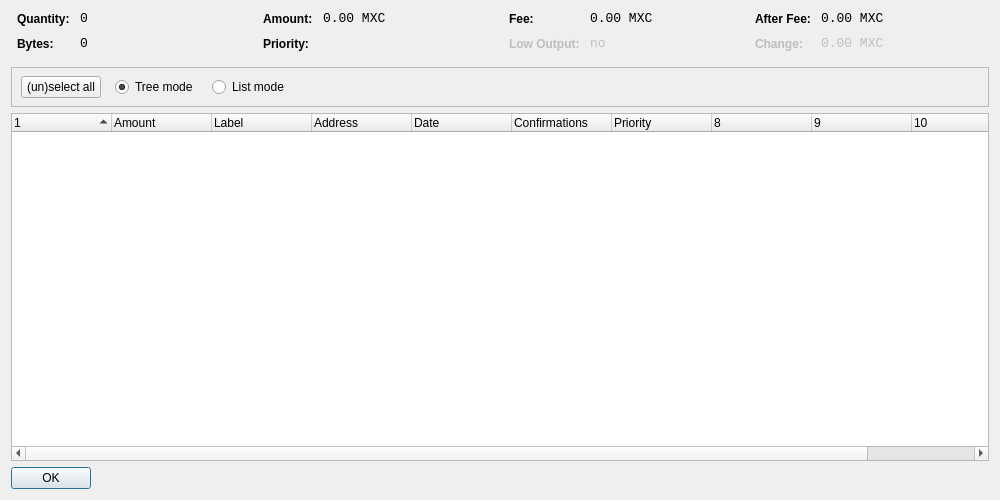
<?xml version="1.0" encoding="UTF-8"?>
<ui version="4.0">
 <class>CoinControlDialog</class>
 <widget class="QDialog" name="CoinControlDialog">
  <property name="geometry">
   <rect>
    <x>0</x>
    <y>0</y>
    <width>1000</width>
    <height>500</height>
   </rect>
  </property>
  <property name="windowTitle">
   <string>Coin Control</string>
  </property>
  <layout class="QVBoxLayout" name="verticalLayout">
   <item>
    <layout class="QHBoxLayout" name="horizontalLayoutTop" stretch="0,0,0,0">
     <property name="topMargin">
      <number>0</number>
     </property>
     <property name="bottomMargin">
      <number>10</number>
     </property>
     <item>
      <layout class="QFormLayout" name="formLayoutCoinControl1">
       <property name="horizontalSpacing">
        <number>10</number>
       </property>
       <property name="verticalSpacing">
        <number>10</number>
       </property>
       <property name="leftMargin">
        <number>6</number>
       </property>
       <property name="rightMargin">
        <number>6</number>
       </property>
       <item row="0" column="0">
        <widget class="QLabel" name="labelCoinControlQuantityText">
         <property name="styleSheet">
          <string notr="true">font-weight:bold;</string>
         </property>
         <property name="text">
          <string>Quantity:</string>
         </property>
        </widget>
       </item>
       <item row="0" column="1">
        <widget class="QLabel" name="labelCoinControlQuantity">
         <property name="font">
          <font>
           <family>Monospace</family>
           <pointsize>10</pointsize>
          </font>
         </property>
         <property name="cursor">
          <cursorShape>IBeamCursor</cursorShape>
         </property>
         <property name="contextMenuPolicy">
          <enum>Qt::ActionsContextMenu</enum>
         </property>
         <property name="text">
          <string notr="true">0</string>
         </property>
         <property name="textInteractionFlags">
          <set>Qt::LinksAccessibleByMouse|Qt::TextSelectableByKeyboard|Qt::TextSelectableByMouse</set>
         </property>
        </widget>
       </item>
       <item row="1" column="0">
        <widget class="QLabel" name="labelCoinControlBytesText">
         <property name="styleSheet">
          <string notr="true">font-weight:bold;</string>
         </property>
         <property name="text">
          <string>Bytes:</string>
         </property>
        </widget>
       </item>
       <item row="1" column="1">
        <widget class="QLabel" name="labelCoinControlBytes">
         <property name="font">
          <font>
           <family>Monospace</family>
           <pointsize>10</pointsize>
          </font>
         </property>
         <property name="cursor">
          <cursorShape>IBeamCursor</cursorShape>
         </property>
         <property name="contextMenuPolicy">
          <enum>Qt::ActionsContextMenu</enum>
         </property>
         <property name="text">
          <string notr="true">0</string>
         </property>
         <property name="textInteractionFlags">
          <set>Qt::LinksAccessibleByMouse|Qt::TextSelectableByKeyboard|Qt::TextSelectableByMouse</set>
         </property>
        </widget>
       </item>
      </layout>
     </item>
     <item>
      <layout class="QFormLayout" name="formLayoutCoinControl2">
       <property name="horizontalSpacing">
        <number>10</number>
       </property>
       <property name="verticalSpacing">
        <number>10</number>
       </property>
       <property name="leftMargin">
        <number>6</number>
       </property>
       <property name="rightMargin">
        <number>6</number>
       </property>
       <item row="0" column="0">
        <widget class="QLabel" name="labelCoinControlAmountText">
         <property name="styleSheet">
          <string notr="true">font-weight:bold;</string>
         </property>
         <property name="text">
          <string>Amount:</string>
         </property>
        </widget>
       </item>
       <item row="0" column="1">
        <widget class="QLabel" name="labelCoinControlAmount">
         <property name="font">
          <font>
           <family>Monospace</family>
           <pointsize>10</pointsize>
          </font>
         </property>
         <property name="cursor">
          <cursorShape>IBeamCursor</cursorShape>
         </property>
         <property name="contextMenuPolicy">
          <enum>Qt::ActionsContextMenu</enum>
         </property>
         <property name="text">
          <string notr="true">0.00 MXC</string>
         </property>
         <property name="textInteractionFlags">
          <set>Qt::LinksAccessibleByMouse|Qt::TextSelectableByKeyboard|Qt::TextSelectableByMouse</set>
         </property>
        </widget>
       </item>
       <item row="1" column="0">
        <widget class="QLabel" name="labelCoinControlPriorityText">
         <property name="styleSheet">
          <string notr="true">font-weight:bold;</string>
         </property>
         <property name="text">
          <string>Priority:</string>
         </property>
        </widget>
       </item>
       <item row="1" column="1">
        <widget class="QLabel" name="labelCoinControlPriority">
         <property name="font">
          <font>
           <family>Monospace</family>
           <pointsize>10</pointsize>
          </font>
         </property>
         <property name="cursor">
          <cursorShape>IBeamCursor</cursorShape>
         </property>
         <property name="contextMenuPolicy">
          <enum>Qt::ActionsContextMenu</enum>
         </property>
         <property name="text">
          <string/>
         </property>
         <property name="textInteractionFlags">
          <set>Qt::LinksAccessibleByMouse|Qt::TextSelectableByKeyboard|Qt::TextSelectableByMouse</set>
         </property>
        </widget>
       </item>
      </layout>
     </item>
     <item>
      <layout class="QFormLayout" name="formLayoutCoinControl3">
       <property name="horizontalSpacing">
        <number>10</number>
       </property>
       <property name="verticalSpacing">
        <number>10</number>
       </property>
       <property name="leftMargin">
        <number>6</number>
       </property>
       <property name="rightMargin">
        <number>6</number>
       </property>
       <item row="0" column="0">
        <widget class="QLabel" name="labelCoinControlFeeText">
         <property name="styleSheet">
          <string notr="true">font-weight:bold;</string>
         </property>
         <property name="text">
          <string>Fee:</string>
         </property>
        </widget>
       </item>
       <item row="0" column="1">
        <widget class="QLabel" name="labelCoinControlFee">
         <property name="font">
          <font>
           <family>Monospace</family>
           <pointsize>10</pointsize>
          </font>
         </property>
         <property name="cursor">
          <cursorShape>IBeamCursor</cursorShape>
         </property>
         <property name="contextMenuPolicy">
          <enum>Qt::ActionsContextMenu</enum>
         </property>
         <property name="text">
          <string notr="true">0.00 MXC</string>
         </property>
         <property name="textInteractionFlags">
          <set>Qt::LinksAccessibleByMouse|Qt::TextSelectableByKeyboard|Qt::TextSelectableByMouse</set>
         </property>
        </widget>
       </item>
       <item row="1" column="0">
        <widget class="QLabel" name="labelCoinControlLowOutputText">
         <property name="enabled">
          <bool>false</bool>
         </property>
         <property name="styleSheet">
          <string notr="true">font-weight:bold;</string>
         </property>
         <property name="text">
          <string>Low Output:</string>
         </property>
        </widget>
       </item>
       <item row="1" column="1">
        <widget class="QLabel" name="labelCoinControlLowOutput">
         <property name="enabled">
          <bool>false</bool>
         </property>
         <property name="font">
          <font>
           <family>Monospace</family>
           <pointsize>10</pointsize>
          </font>
         </property>
         <property name="cursor">
          <cursorShape>IBeamCursor</cursorShape>
         </property>
         <property name="contextMenuPolicy">
          <enum>Qt::ActionsContextMenu</enum>
         </property>
         <property name="text">
          <string notr="true">no</string>
         </property>
         <property name="textInteractionFlags">
          <set>Qt::LinksAccessibleByMouse|Qt::TextSelectableByKeyboard|Qt::TextSelectableByMouse</set>
         </property>
        </widget>
       </item>
      </layout>
     </item>
     <item>
      <layout class="QFormLayout" name="formLayoutCoinControl4">
       <property name="horizontalSpacing">
        <number>10</number>
       </property>
       <property name="verticalSpacing">
        <number>10</number>
       </property>
       <property name="leftMargin">
        <number>6</number>
       </property>
       <property name="rightMargin">
        <number>6</number>
       </property>
       <item row="0" column="0">
        <widget class="QLabel" name="labelCoinControlAfterFeeText">
         <property name="styleSheet">
          <string notr="true">font-weight:bold;</string>
         </property>
         <property name="text">
          <string>After Fee:</string>
         </property>
        </widget>
       </item>
       <item row="0" column="1">
        <widget class="QLabel" name="labelCoinControlAfterFee">
         <property name="font">
          <font>
           <family>Monospace</family>
           <pointsize>10</pointsize>
          </font>
         </property>
         <property name="cursor">
          <cursorShape>IBeamCursor</cursorShape>
         </property>
         <property name="contextMenuPolicy">
          <enum>Qt::ActionsContextMenu</enum>
         </property>
         <property name="text">
          <string notr="true">0.00 MXC</string>
         </property>
         <property name="textInteractionFlags">
          <set>Qt::LinksAccessibleByMouse|Qt::TextSelectableByKeyboard|Qt::TextSelectableByMouse</set>
         </property>
        </widget>
       </item>
       <item row="1" column="0">
        <widget class="QLabel" name="labelCoinControlChangeText">
         <property name="enabled">
          <bool>false</bool>
         </property>
         <property name="styleSheet">
          <string notr="true">font-weight:bold;</string>
         </property>
         <property name="text">
          <string>Change:</string>
         </property>
        </widget>
       </item>
       <item row="1" column="1">
        <widget class="QLabel" name="labelCoinControlChange">
         <property name="enabled">
          <bool>false</bool>
         </property>
         <property name="font">
          <font>
           <family>Monospace</family>
           <pointsize>10</pointsize>
          </font>
         </property>
         <property name="cursor">
          <cursorShape>IBeamCursor</cursorShape>
         </property>
         <property name="contextMenuPolicy">
          <enum>Qt::ActionsContextMenu</enum>
         </property>
         <property name="text">
          <string notr="true">0.00 MXC</string>
         </property>
         <property name="textInteractionFlags">
          <set>Qt::LinksAccessibleByMouse|Qt::TextSelectableByKeyboard|Qt::TextSelectableByMouse</set>
         </property>
        </widget>
       </item>
      </layout>
     </item>
    </layout>
   </item>
   <item>
    <widget class="QFrame" name="frame">
     <property name="minimumSize">
      <size>
       <width>0</width>
       <height>40</height>
      </size>
     </property>
     <property name="frameShape">
      <enum>QFrame::StyledPanel</enum>
     </property>
     <property name="frameShadow">
      <enum>QFrame::Sunken</enum>
     </property>
     <widget class="QWidget" name="horizontalLayoutWidget">
      <property name="geometry">
       <rect>
        <x>10</x>
        <y>0</y>
        <width>781</width>
        <height>41</height>
       </rect>
      </property>
      <layout class="QHBoxLayout" name="horizontalLayoutPanel" stretch="0,0,0,0,0">
       <property name="spacing">
        <number>14</number>
       </property>
       <item>
        <widget class="QPushButton" name="pushButtonSelectAll">
         <property name="sizePolicy">
          <sizepolicy hsizetype="Maximum" vsizetype="Fixed">
           <horstretch>0</horstretch>
           <verstretch>0</verstretch>
          </sizepolicy>
         </property>
         <property name="text">
          <string>(un)select all</string>
         </property>
        </widget>
       </item>
       <item>
        <widget class="QRadioButton" name="radioTreeMode">
         <property name="sizePolicy">
          <sizepolicy hsizetype="Maximum" vsizetype="Fixed">
           <horstretch>0</horstretch>
           <verstretch>0</verstretch>
          </sizepolicy>
         </property>
         <property name="text">
          <string>Tree mode</string>
         </property>
         <property name="checked">
          <bool>true</bool>
         </property>
        </widget>
       </item>
       <item>
        <widget class="QRadioButton" name="radioListMode">
         <property name="sizePolicy">
          <sizepolicy hsizetype="Maximum" vsizetype="Fixed">
           <horstretch>0</horstretch>
           <verstretch>0</verstretch>
          </sizepolicy>
         </property>
         <property name="text">
          <string>List mode</string>
         </property>
        </widget>
       </item>
       <item>
        <spacer name="horizontalSpacer">
         <property name="orientation">
          <enum>Qt::Horizontal</enum>
         </property>
         <property name="sizeHint" stdset="0">
          <size>
           <width>40</width>
           <height>20</height>
          </size>
         </property>
        </spacer>
       </item>
      </layout>
     </widget>
    </widget>
   </item>
   <item>
    <widget class="CoinControlTreeWidget" name="treeWidget">
     <property name="contextMenuPolicy">
      <enum>Qt::CustomContextMenu</enum>
     </property>
     <property name="sortingEnabled">
      <bool>false</bool>
     </property>
     <property name="columnCount">
      <number>11</number>
     </property>
     <attribute name="headerShowSortIndicator" stdset="0">
      <bool>true</bool>
     </attribute>
     <attribute name="headerStretchLastSection">
      <bool>false</bool>
     </attribute>
     <column>
      <property name="text">
       <string/>
      </property>
     </column>
     <column>
      <property name="text">
       <string>Amount</string>
      </property>
     </column>
     <column>
      <property name="text">
       <string>Label</string>
      </property>
     </column>
     <column>
      <property name="text">
       <string>Address</string>
      </property>
     </column>
     <column>
      <property name="text">
       <string>Date</string>
      </property>
     </column>
     <column>
      <property name="text">
       <string>Confirmations</string>
      </property>
      <property name="toolTip">
       <string>Confirmed</string>
      </property>
     </column>
     <column>
      <property name="text">
       <string>Priority</string>
      </property>
     </column>
     <column>
      <property name="text">
       <string/>
      </property>
     </column>
     <column>
      <property name="text">
       <string/>
      </property>
     </column>
     <column>
      <property name="text">
       <string/>
      </property>
     </column>
     <column>
      <property name="text">
       <string/>
      </property>
     </column>
    </widget>
   </item>
   <item>
    <widget class="QDialogButtonBox" name="buttonBox">
     <property name="sizePolicy">
      <sizepolicy hsizetype="Maximum" vsizetype="Fixed">
       <horstretch>0</horstretch>
       <verstretch>0</verstretch>
      </sizepolicy>
     </property>
     <property name="orientation">
      <enum>Qt::Horizontal</enum>
     </property>
     <property name="standardButtons">
      <set>QDialogButtonBox::Ok</set>
     </property>
    </widget>
   </item>
  </layout>
 </widget>
 <customwidgets>
  <customwidget>
   <class>CoinControlTreeWidget</class>
   <extends>QTreeWidget</extends>
   <header>coincontroltreewidget.h</header>
  </customwidget>
 </customwidgets>
 <resources/>
 <connections/>
</ui>
